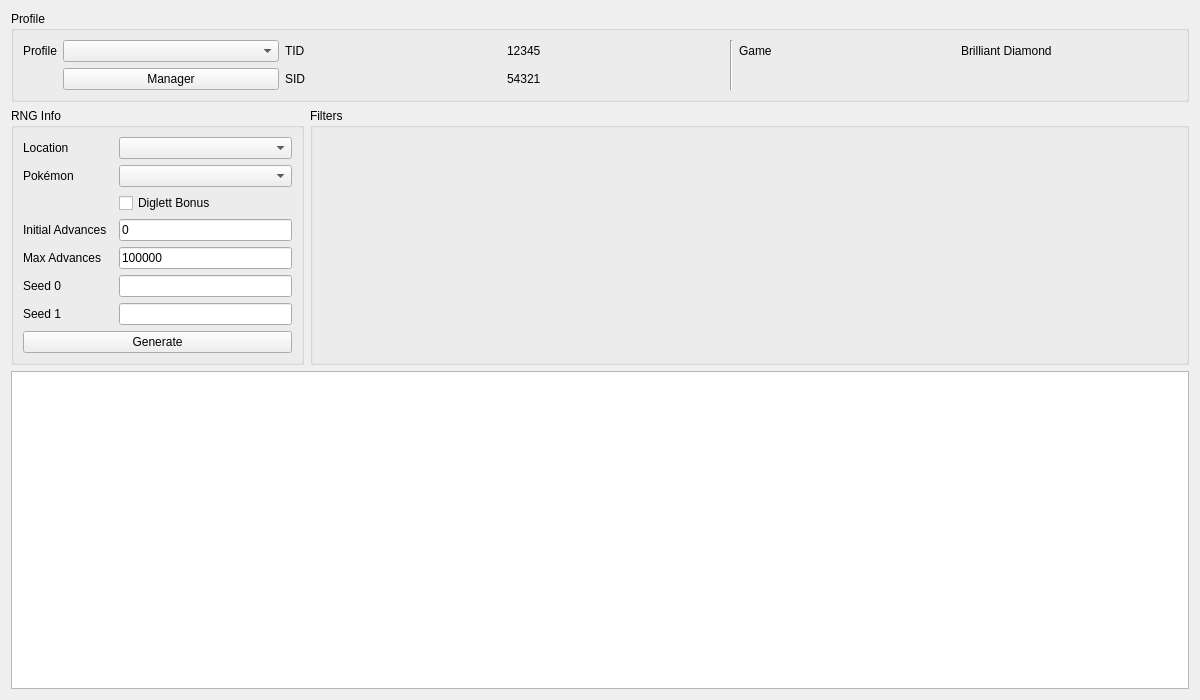
<?xml version="1.0" encoding="UTF-8"?>
<ui version="4.0">
 <class>Underground</class>
 <widget class="QWidget" name="Underground">
  <property name="geometry">
   <rect>
    <x>0</x>
    <y>0</y>
    <width>1200</width>
    <height>700</height>
   </rect>
  </property>
  <property name="windowTitle">
   <string>Form</string>
  </property>
  <layout class="QGridLayout" name="gridLayout_2">
   <item row="0" column="0" colspan="2">
    <widget class="QGroupBox" name="groupBoxProfile">
     <property name="title">
      <string>Profile</string>
     </property>
     <layout class="QGridLayout" name="gridLayout_4">
      <item row="0" column="3">
       <widget class="QLabel" name="labelProfileTIDValue">
        <property name="text">
         <string notr="true">12345</string>
        </property>
       </widget>
      </item>
      <item row="0" column="2">
       <widget class="QLabel" name="labelProfileTID">
        <property name="text">
         <string>TID</string>
        </property>
       </widget>
      </item>
      <item row="0" column="6">
       <widget class="QLabel" name="labelProfileGame">
        <property name="text">
         <string>Game</string>
        </property>
       </widget>
      </item>
      <item row="1" column="1">
       <widget class="QPushButton" name="pushButtonProfileManager">
        <property name="text">
         <string>Manager</string>
        </property>
       </widget>
      </item>
      <item row="1" column="3">
       <widget class="QLabel" name="labelProfileSIDValue">
        <property name="text">
         <string notr="true">54321</string>
        </property>
       </widget>
      </item>
      <item row="0" column="4" rowspan="2">
       <widget class="Line" name="line">
        <property name="orientation">
         <enum>Qt::Vertical</enum>
        </property>
       </widget>
      </item>
      <item row="0" column="0">
       <widget class="QLabel" name="labelProfile">
        <property name="sizePolicy">
         <sizepolicy hsizetype="Fixed" vsizetype="Preferred">
          <horstretch>0</horstretch>
          <verstretch>0</verstretch>
         </sizepolicy>
        </property>
        <property name="text">
         <string>Profile</string>
        </property>
       </widget>
      </item>
      <item row="0" column="7">
       <widget class="QLabel" name="labelProfileGameValue">
        <property name="text">
         <string>Brilliant Diamond</string>
        </property>
       </widget>
      </item>
      <item row="0" column="1">
       <widget class="QComboBox" name="comboBoxProfiles"/>
      </item>
      <item row="1" column="2">
       <widget class="QLabel" name="labelProfileSID">
        <property name="text">
         <string>SID</string>
        </property>
       </widget>
      </item>
     </layout>
    </widget>
   </item>
   <item row="1" column="0">
    <widget class="QGroupBox" name="groupBoxRNGInfo">
     <property name="sizePolicy">
      <sizepolicy hsizetype="Preferred" vsizetype="Preferred">
       <horstretch>1</horstretch>
       <verstretch>0</verstretch>
      </sizepolicy>
     </property>
     <property name="title">
      <string>RNG Info</string>
     </property>
     <layout class="QGridLayout" name="gridLayout_3">
      <item row="6" column="1">
       <widget class="QLabel" name="labelSeed0">
        <property name="sizePolicy">
         <sizepolicy hsizetype="Fixed" vsizetype="Preferred">
          <horstretch>0</horstretch>
          <verstretch>0</verstretch>
         </sizepolicy>
        </property>
        <property name="text">
         <string>Seed 0</string>
        </property>
       </widget>
      </item>
      <item row="8" column="1" colspan="3">
       <widget class="QPushButton" name="pushButtonGenerate">
        <property name="enabled">
         <bool>true</bool>
        </property>
        <property name="text">
         <string>Generate</string>
        </property>
       </widget>
      </item>
      <item row="5" column="1">
       <widget class="QLabel" name="labelMaxAdvances">
        <property name="sizePolicy">
         <sizepolicy hsizetype="Fixed" vsizetype="Preferred">
          <horstretch>0</horstretch>
          <verstretch>0</verstretch>
         </sizepolicy>
        </property>
        <property name="text">
         <string>Max Advances</string>
        </property>
       </widget>
      </item>
      <item row="0" column="1">
       <widget class="QLabel" name="labelLocation">
        <property name="sizePolicy">
         <sizepolicy hsizetype="Fixed" vsizetype="Preferred">
          <horstretch>0</horstretch>
          <verstretch>0</verstretch>
         </sizepolicy>
        </property>
        <property name="text">
         <string>Location</string>
        </property>
       </widget>
      </item>
      <item row="6" column="3">
       <widget class="TextBox" name="textBoxSeed0"/>
      </item>
      <item row="0" column="3">
       <widget class="ComboBox" name="comboBoxLocation"/>
      </item>
      <item row="5" column="3">
       <widget class="TextBox" name="textBoxMaxAdvances">
        <property name="text">
         <string notr="true">100000</string>
        </property>
       </widget>
      </item>
      <item row="7" column="3">
       <widget class="TextBox" name="textBoxSeed1"/>
      </item>
      <item row="7" column="1">
       <widget class="QLabel" name="labelSeed1">
        <property name="text">
         <string>Seed 1</string>
        </property>
       </widget>
      </item>
      <item row="4" column="1">
       <widget class="QLabel" name="labelInitialAdvances">
        <property name="sizePolicy">
         <sizepolicy hsizetype="Fixed" vsizetype="Preferred">
          <horstretch>0</horstretch>
          <verstretch>0</verstretch>
         </sizepolicy>
        </property>
        <property name="text">
         <string>Initial Advances</string>
        </property>
       </widget>
      </item>
      <item row="4" column="3">
       <widget class="TextBox" name="textBoxInitialAdvances">
        <property name="text">
         <string notr="true">0</string>
        </property>
       </widget>
      </item>
      <item row="2" column="3">
       <widget class="ComboBox" name="comboBoxPokemon"/>
      </item>
      <item row="2" column="1">
       <widget class="QLabel" name="labelPokemon">
        <property name="text">
         <string>Pokémon</string>
        </property>
       </widget>
      </item>
      <item row="3" column="3">
       <widget class="QCheckBox" name="checkBoxDiglettBonus">
        <property name="layoutDirection">
         <enum>Qt::LeftToRight</enum>
        </property>
        <property name="text">
         <string>Diglett Bonus</string>
        </property>
       </widget>
      </item>
     </layout>
    </widget>
   </item>
   <item row="1" column="1">
    <widget class="QGroupBox" name="groupBoxFilters">
     <property name="sizePolicy">
      <sizepolicy hsizetype="Preferred" vsizetype="Preferred">
       <horstretch>3</horstretch>
       <verstretch>0</verstretch>
      </sizepolicy>
     </property>
     <property name="title">
      <string>Filters</string>
     </property>
     <layout class="QGridLayout" name="gridLayout">
      <item row="0" column="0" rowspan="2">
       <widget class="Filter" name="filter" native="true"/>
      </item>
     </layout>
    </widget>
   </item>
   <item row="2" column="0" colspan="2">
    <widget class="TableView" name="tableView">
     <property name="contextMenuPolicy">
      <enum>Qt::CustomContextMenu</enum>
     </property>
     <attribute name="verticalHeaderVisible">
      <bool>false</bool>
     </attribute>
    </widget>
   </item>
  </layout>
 </widget>
 <customwidgets>
  <customwidget>
   <class>TextBox</class>
   <extends>QLineEdit</extends>
   <header>Forms/Controls/TextBox.hpp</header>
  </customwidget>
  <customwidget>
   <class>ComboBox</class>
   <extends>QComboBox</extends>
   <header>Forms/Controls/ComboBox.hpp</header>
  </customwidget>
  <customwidget>
   <class>TableView</class>
   <extends>QTableView</extends>
   <header>Forms/Controls/TableView.hpp</header>
  </customwidget>
  <customwidget>
   <class>Filter</class>
   <extends>QWidget</extends>
   <header>Forms/Controls/Filter.hpp</header>
   <container>1</container>
  </customwidget>
 </customwidgets>
 <resources/>
 <connections/>
</ui>
